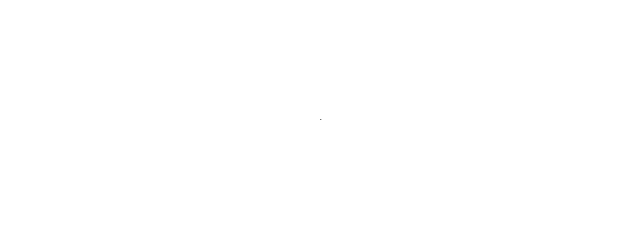
Frame 1 (no input)
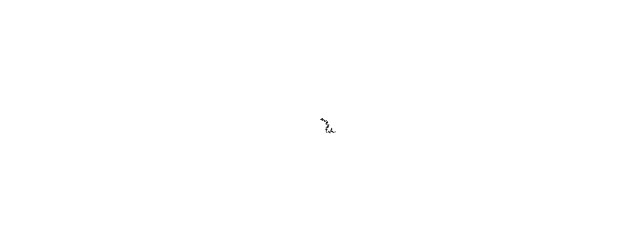
Frame 60 (no input)
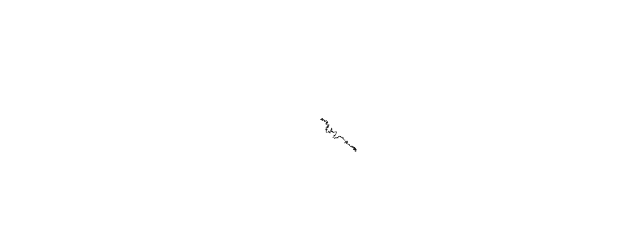
Frame 120 (the mouse pressed at the canvas centre since frame 60)

The p5.js sketch that drew these frames (run headless with seeded random() and noise() and a simulated clock; from frame 60 on, the mouse is pressed at the canvas centre):

// p5.js sketch
// ── sketch.js
class Walker {
    constructor() {
        this.x = width / 2;
        this.y = height / 2;
    }

    show() {
        stroke(0);
        point(this.x, this.y);
    }

    step() {
        const xstep = random(-1, 1.5);
        const ystep = random(-1, 1.5);

        this.x += xstep;
        this.y += ystep;
    }
}

let walker;

function setup() {
    createCanvas(640, 240);
    walker = new Walker();
    background(255);
}

function draw() {
    walker.step();
    walker.show();
}
